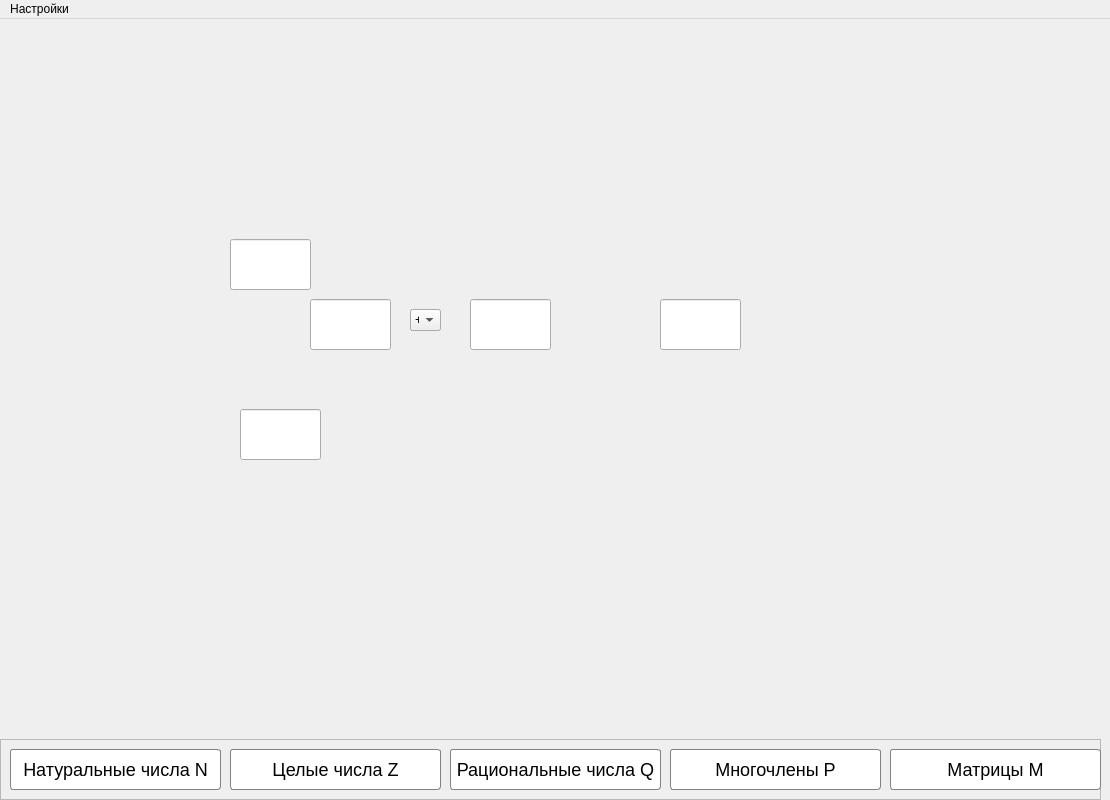
<?xml version="1.0" encoding="UTF-8"?>
<ui version="4.0">
 <class>Project_DM_Qt</class>
 <widget class="QMainWindow" name="Project_DM_Qt">
  <property name="geometry">
   <rect>
    <x>0</x>
    <y>0</y>
    <width>1110</width>
    <height>800</height>
   </rect>
  </property>
  <property name="sizePolicy">
   <sizepolicy hsizetype="Fixed" vsizetype="Fixed">
    <horstretch>0</horstretch>
    <verstretch>0</verstretch>
   </sizepolicy>
  </property>
  <property name="minimumSize">
   <size>
    <width>1110</width>
    <height>800</height>
   </size>
  </property>
  <property name="maximumSize">
   <size>
    <width>1110</width>
    <height>800</height>
   </size>
  </property>
  <property name="windowTitle">
   <string>Project_DM_Qt</string>
  </property>
  <property name="styleSheet">
   <string notr="true"/>
  </property>
  <widget class="QWidget" name="centralwidget">
   <widget class="QFrame" name="frame_Buttons">
    <property name="geometry">
     <rect>
      <x>0</x>
      <y>720</y>
      <width>1101</width>
      <height>61</height>
     </rect>
    </property>
    <property name="frameShape">
     <enum>QFrame::StyledPanel</enum>
    </property>
    <property name="frameShadow">
     <enum>QFrame::Raised</enum>
    </property>
    <widget class="QPushButton" name="Btn_natural">
     <property name="geometry">
      <rect>
       <x>10</x>
       <y>10</y>
       <width>211</width>
       <height>41</height>
      </rect>
     </property>
     <property name="styleSheet">
      <string notr="true">QPushButton {
color: #000000;
background-color: white;
border: 1px solid #828282;
border-radius: 3px;
font-size: 18px;
}
QPushButton:hover {
border: 1px solid #828282;
background-color: #d5d5d5;
}
QPushButton:hover:pressed { 
background-color: gray;
color: white;
}
QPushButton:disabled { 
background-color: gray;
color: white;
}</string>
     </property>
     <property name="text">
      <string>Натуральные числа N</string>
     </property>
    </widget>
    <widget class="QPushButton" name="Btn_integer">
     <property name="geometry">
      <rect>
       <x>230</x>
       <y>10</y>
       <width>211</width>
       <height>41</height>
      </rect>
     </property>
     <property name="styleSheet">
      <string notr="true">QPushButton {
color: #000000;
background-color: white;
border: 1px solid #828282;
border-radius: 3px;
font-size: 18px;
}
QPushButton:hover {
border: 1px solid #828282;
background-color: #d5d5d5;
}
QPushButton:hover:pressed { 
background-color: gray;
color: white;
}
QPushButton:disabled { 
background-color: gray;
color: white;
}</string>
     </property>
     <property name="text">
      <string>Целые числа Z</string>
     </property>
    </widget>
    <widget class="QPushButton" name="Btn_rational">
     <property name="geometry">
      <rect>
       <x>450</x>
       <y>10</y>
       <width>211</width>
       <height>41</height>
      </rect>
     </property>
     <property name="styleSheet">
      <string notr="true">QPushButton {
color: #000000;
background-color: white;
border: 1px solid #828282;
border-radius: 3px;
font-size: 18px;
}
QPushButton:hover {
border: 1px solid #828282;
background-color: #d5d5d5;
}
QPushButton:hover:pressed { 
background-color: gray;
color: white;
}
QPushButton:disabled { 
background-color: gray;
color: white;
}</string>
     </property>
     <property name="text">
      <string>Рациональные числа Q</string>
     </property>
    </widget>
    <widget class="QPushButton" name="Btn_polynomials">
     <property name="geometry">
      <rect>
       <x>670</x>
       <y>10</y>
       <width>211</width>
       <height>41</height>
      </rect>
     </property>
     <property name="styleSheet">
      <string notr="true">QPushButton {
color: #000000;
background-color: white;
border: 1px solid #828282;
border-radius: 3px;
font-size: 18px;
}
QPushButton:hover {
border: 1px solid #828282;
background-color: #d5d5d5;
}
QPushButton:hover:pressed { 
background-color: gray;
color: white;
}
QPushButton:disabled { 
background-color: gray;
color: white;
}</string>
     </property>
     <property name="text">
      <string>Многочлены P</string>
     </property>
    </widget>
    <widget class="QPushButton" name="Btn_matrix">
     <property name="geometry">
      <rect>
       <x>890</x>
       <y>10</y>
       <width>211</width>
       <height>41</height>
      </rect>
     </property>
     <property name="styleSheet">
      <string notr="true">QPushButton {
color: #000000;
background-color: white;
border: 1px solid #828282;
border-radius: 3px;
font-size: 18px;
}
QPushButton:hover {
border: 1px solid #828282;
background-color: #d5d5d5;
}
QPushButton:hover:pressed { 
background-color: gray;
color: white;
}
QPushButton:disabled { 
background-color: gray;
color: white;
}</string>
     </property>
     <property name="text">
      <string>Матрицы M</string>
     </property>
     <property name="checkable">
      <bool>false</bool>
     </property>
    </widget>
   </widget>
   <widget class="QWidget" name="widget_integer" native="true">
    <property name="geometry">
     <rect>
      <x>0</x>
      <y>0</y>
      <width>1111</width>
      <height>711</height>
     </rect>
    </property>
    <widget class="QLineEdit" name="lineEdit">
     <property name="geometry">
      <rect>
       <x>240</x>
       <y>390</y>
       <width>81</width>
       <height>51</height>
      </rect>
     </property>
    </widget>
    <widget class="QComboBox" name="comboBox">
     <property name="geometry">
      <rect>
       <x>410</x>
       <y>290</y>
       <width>31</width>
       <height>22</height>
      </rect>
     </property>
     <item>
      <property name="text">
       <string>+</string>
      </property>
     </item>
     <item>
      <property name="text">
       <string>-</string>
      </property>
     </item>
     <item>
      <property name="text">
       <string>*</string>
      </property>
     </item>
     <item>
      <property name="text">
       <string>/</string>
      </property>
     </item>
    </widget>
    <widget class="QLineEdit" name="lineEdit_2">
     <property name="geometry">
      <rect>
       <x>230</x>
       <y>220</y>
       <width>81</width>
       <height>51</height>
      </rect>
     </property>
    </widget>
   </widget>
   <widget class="QWidget" name="widget_natural" native="true">
    <property name="geometry">
     <rect>
      <x>0</x>
      <y>0</y>
      <width>1111</width>
      <height>711</height>
     </rect>
    </property>
    <widget class="QLineEdit" name="lineEdit_6">
     <property name="geometry">
      <rect>
       <x>310</x>
       <y>280</y>
       <width>81</width>
       <height>51</height>
      </rect>
     </property>
    </widget>
    <widget class="QLineEdit" name="lineEdit_7">
     <property name="geometry">
      <rect>
       <x>470</x>
       <y>280</y>
       <width>81</width>
       <height>51</height>
      </rect>
     </property>
    </widget>
    <widget class="QLineEdit" name="lineEdit_8">
     <property name="geometry">
      <rect>
       <x>660</x>
       <y>280</y>
       <width>81</width>
       <height>51</height>
      </rect>
     </property>
    </widget>
    <widget class="QComboBox" name="comboBox_2">
     <property name="geometry">
      <rect>
       <x>410</x>
       <y>290</y>
       <width>31</width>
       <height>22</height>
      </rect>
     </property>
     <item>
      <property name="text">
       <string>+</string>
      </property>
     </item>
     <item>
      <property name="text">
       <string>-</string>
      </property>
     </item>
     <item>
      <property name="text">
       <string>*</string>
      </property>
     </item>
     <item>
      <property name="text">
       <string>/</string>
      </property>
     </item>
    </widget>
   </widget>
  </widget>
  <widget class="QMenuBar" name="menubar">
   <property name="geometry">
    <rect>
     <x>0</x>
     <y>0</y>
     <width>1110</width>
     <height>21</height>
    </rect>
   </property>
   <widget class="QMenu" name="menu">
    <property name="title">
     <string>Настройки</string>
    </property>
    <addaction name="action"/>
   </widget>
   <addaction name="menu"/>
  </widget>
  <action name="action">
   <property name="text">
    <string>Тест</string>
   </property>
  </action>
 </widget>
 <resources/>
 <connections/>
</ui>
